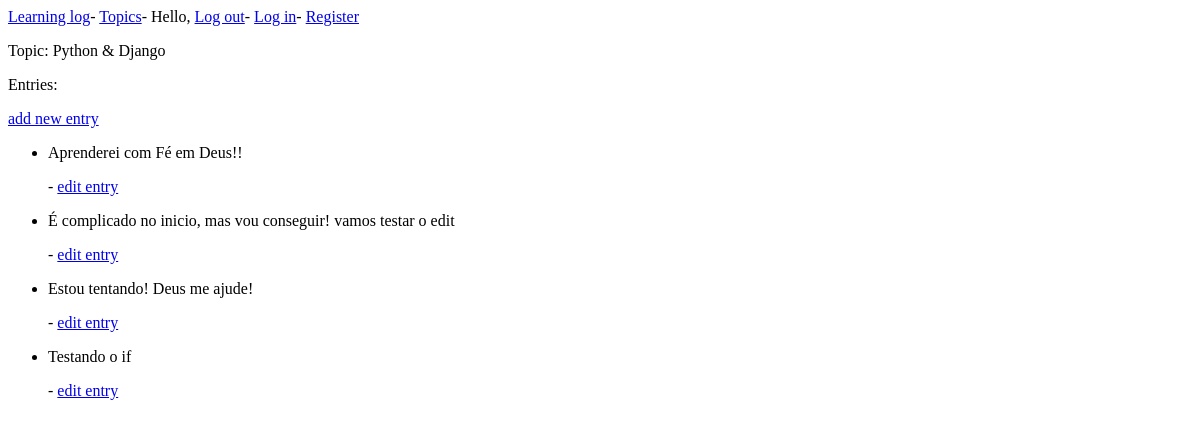
Before: /topic/2/ (signed in) with the older database file.
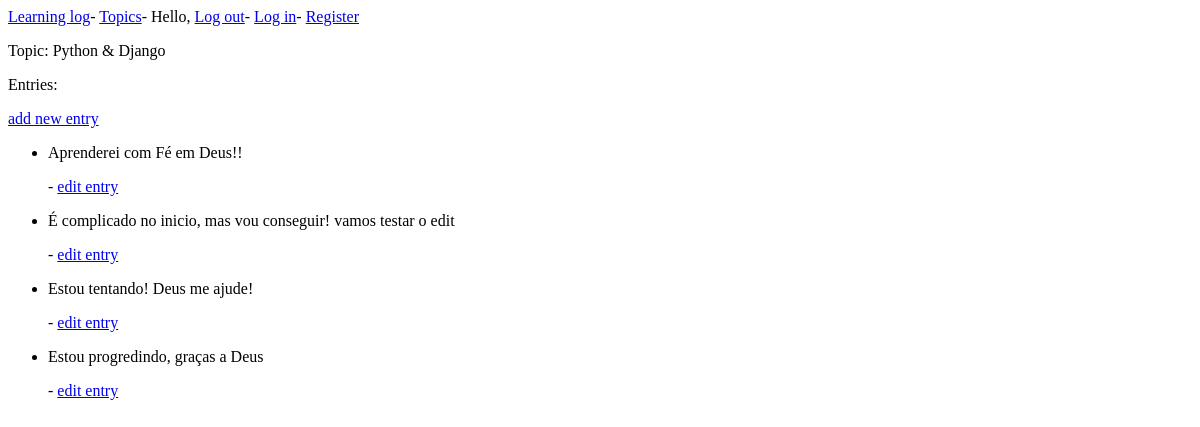
After: the same page with the newer database file.
### learningng_logs/models.py (models this page shows, shortened)
class Entry(models.Model):
    topic = models.ForeignKey(Topic)
    text = models.TextField()
    date_added = models.DateTimeField(auto_now_add=True)
    class Meta:
        verbose_name_plural = 'entries'

### learningng_logs/views.py (the view)
# urls.py: url(r'^topic/(?P<topic_id>\d+)/$', views.topic, name='topic'),
@login_required
def topic(request, topic_id):
    topic = Topic.objects.get(id=topic_id)
    if topic.owner != request.user:
        raise Http404
    entries = topic.entry_set.order_by('date_added')
    context = {'topic': topic, 'entries': entries}
    return render(request, 'learning_logs/topic.html', context)

### learningng_logs/models.py (called while the page is built)
    def __str__(self):
        return self.text

### learningng_logs/templates/learning_logs/topic.html (shortened to what this page needs)
{% extends 'learning_logs/base.html' %}
{% block content %}
<p>Topic: {{ topic }}</p>
<p>Entries:</p>
<p>
    <a href="{% url 'learning_logs:new_entry' topic.id %}">add new entry</a>
</p>
<ul>
    {% for entry in entries %}
        <li>
            <p>{{ entry.text|linebreaks }}</p> -
            <a href="{% url 'learning_logs:edit_entry' entry.id %}">edit entry</a>
        </li>
    {% empty %}
        <li>No entries</li>
    {% endfor %}
</ul>
{% endblock content %}

Changed rows visible on the page:
changed Entry: text "Testando o if" → "Estou progredindo, graças a Deus"
